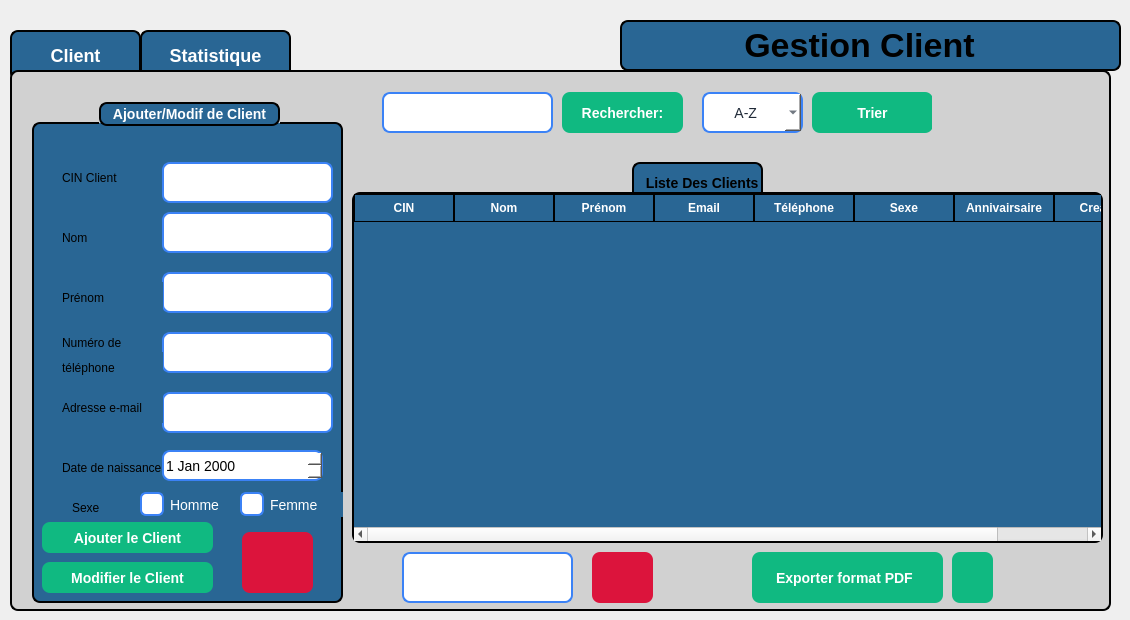
    <widget class="QWidget" name="client">
     <widget class="QLabel" name="label_18">
      <property name="geometry">
       <rect>
        <x>620</x>
        <y>20</y>
        <width>501</width>
        <height>51</height>
       </rect>
      </property>
      <property name="styleSheet">
       <string notr="true">QLabel{
 border: 2px solid black;   /* blue border */
    border-radius: 8px;
 font-weight: bold;
    font-size: 34px;
background-color: rgb(41, 102, 148);}</string>
      </property>
      <property name="text">
       <string>            Gestion Client</string>
      </property>
     </widget>
     <widget class="QPushButton" name="btnPage2client">
      <property name="geometry">
       <rect>
        <x>140</x>
        <y>30</y>
        <width>151</width>
        <height>51</height>
       </rect>
      </property>
      <property name="styleSheet">
       <string notr="true">QPushButton {
    border: 2px solid black;
    border-radius: 8px;
    font-weight: bold;
    font-size: 18px;              /* texte plus grand */
    background-color: rgb(41, 102, 148); /* bleu normal */
    color: white;
    padding: 8px 16px;
}

/* Quand la souris passe dessus */
QPushButton:hover {
    background-color: rgb(61, 122, 168); /* bleu plus clair */
}

/* Quand on clique dessus */
QPushButton:pressed {
    background-color: rgb(81, 142, 188); /* encore plus clair */
}

/* Bouton actif (par ex. quand on est sur la page 1) */
QPushButton[active=&quot;true&quot;] {
    background-color: #10b981;  /* vert quand actif */
    color: white;
}
</string>
      </property>
      <property name="text">
       <string>Statistique</string>
      </property>
     </widget>
     <widget class="QPushButton" name="btnPage1client">
      <property name="geometry">
       <rect>
        <x>10</x>
        <y>30</y>
        <width>131</width>
        <height>51</height>
       </rect>
      </property>
      <property name="styleSheet">
       <string notr="true">QPushButton {
    border: 2px solid black;
    border-radius: 8px;
    font-weight: bold;
    font-size: 18px;              /* texte plus grand */
    background-color: rgb(41, 102, 148); /* bleu normal */
    color: white;
    padding: 8px 16px;
}

/* Quand la souris passe dessus */
QPushButton:hover {
    background-color: rgb(61, 122, 168); /* bleu plus clair */
}

/* Quand on clique dessus */
QPushButton:pressed {
    background-color: rgb(81, 142, 188); /* encore plus clair */
}

/* Bouton actif (par ex. quand on est sur la page 1) */
QPushButton[active=&quot;true&quot;] {
    background-color: #10b981;  /* vert quand actif */
    color: white;
}
</string>
      </property>
      <property name="text">
       <string>Client</string>
      </property>
     </widget>
     <widget class="QStackedWidget" name="stackedWidgetclient">
      <property name="geometry">
       <rect>
        <x>10</x>
        <y>70</y>
        <width>1101</width>
        <height>541</height>
       </rect>
      </property>
      <property name="styleSheet">
       <string notr="true">/* ---- Style du QStackedWidget ---- */
QStackedWidget {
    background-color: rgb(209, 209, 209); /* couleur gris clair */
    border: 2px solid black;
    border-radius: 8px;
}

/* ---- Style des deux pages ---- */
QWidget#page_1 {
    background-color: rgb(209, 209, 209); /* même gris clair */
    color: black;
    font-size: 18px;
}

QWidget#page_2 {
    background-color: rgb(209, 209, 209); /* même gris clair */
    color: black;
    font-size: 18px;
}

/* ---- Style des boutons ---- */
QPushButton {
    border: 2px solid black;
    border-radius: 8px;
    font-weight: bold;
    font-size: 18px;
    background-color: rgb(41, 102, 148); /* bleu normal */
    color: white;
    padding: 8px 16px;
}

/* Quand la souris passe dessus */
QPushButton:hover {
    background-color: rgb(61, 122, 168); /* bleu plus clair */
}

/* Quand on clique dessus */
QPushButton:pressed {
    background-color: rgb(81, 142, 188); /* encore plus clair */
}

/* Bouton actif (ex. page 1 active) */
QPushButton[active=&quot;true&quot;] {
    background-color: #10b981; /* vert */
    color: white;
}
</string>
      </property>
      <property name="currentIndex">
       <number>0</number>
      </property>
      <widget class="QWidget" name="page_7">
       <widget class="QPushButton" name="pushButton_filtrer_3">
        <property name="geometry">
         <rect>
          <x>800</x>
          <y>20</y>
          <width>121</width>
          <height>41</height>
         </rect>
        </property>
        <property name="styleSheet">
         <string notr="true">QPushButton {
    background-color: #10b981;   /* normal state */
    color: white;
    border: none;
    border-radius: 8px;
    padding: 8px 20px;
    font-size: 14px;
    font-weight: bold;
}

QPushButton:hover {
    background-color: #059669;   /* darker on hover */
}
</string>
        </property>
        <property name="text">
         <string>Trier</string>
        </property>
       </widget>
       <widget class="QPushButton" name="pushButton_supprimer_client">
        <property name="geometry">
         <rect>
          <x>580</x>
          <y>480</y>
          <width>61</width>
          <height>51</height>
         </rect>
        </property>
        <property name="styleSheet">
         <string notr="true">QPushButton {

	background-color: rgb(220, 20, 60);
	
    color: white;
    border: none;
    border-radius: 8px;
    padding: 8px 20px;
    font-size: 14px;
    font-weight: bold;
}

QPushButton:hover {
      /* darker on hover */
	background-color: rgb(140, 0, 0);
}
</string>
        </property>
        <property name="text">
         <string/>
        </property>
        <property name="icon">
         <iconset theme="QIcon::ThemeIcon::EditDelete"/>
        </property>
       </widget>
       <widget class="QTableWidget" name="tableWidgetclient">
        <property name="geometry">
         <rect>
          <x>340</x>
          <y>120</y>
          <width>751</width>
          <height>351</height>
         </rect>
        </property>
        <property name="autoFillBackground">
         <bool>false</bool>
        </property>
        <property name="styleSheet">
         <string notr="true">QTableWidget {
    background-color: rgb(41, 102, 148);   /* blue background */
    border: 2px solid black;
    border-radius: 8px;
    font-weight: bold;
    font-size: 14px;
    gridline-color: black;                 /* cell grid lines */
    color: white;                          
    selection-background-color: #10b981;
    selection-color: white;
    outline: 0;
}

QTableWidget::item {
    border: 1px solid black;               /* give each cell a border */
    padding: 4px;
}

QHeaderView::section {
    background-color: rgb(41, 102, 148);
    color: white;
    border: 1px solid black;              /* column header border */
    padding: 4px;
    font-weight: bold;
}
</string>
        </property>
        <column>
         <property name="text">
          <string>CIN</string>
         </property>
        </column>
        <column>
         <property name="text">
          <string>Nom</string>
         </property>
        </column>
        <column>
         <property name="text">
          <string>Prénom</string>
         </property>
        </column>
        <column>
         <property name="text">
          <string>Email</string>
         </property>
        </column>
        <column>
         <property name="text">
          <string>Téléphone</string>
         </property>
        </column>
        <column>
         <property name="text">
          <string>Sexe</string>
         </property>
        </column>
        <column>
         <property name="text">
          <string>Annivairsaire</string>
         </property>
        </column>
        <column>
         <property name="text">
          <string>Creation</string>
         </property>
        </column>
       </widget>
       <widget class="QPushButton" name="pushButton_recherche_3">
        <property name="geometry">
         <rect>
          <x>550</x>
          <y>20</y>
          <width>121</width>
          <height>41</height>
         </rect>
        </property>
        <property name="styleSheet">
         <string notr="true">QPushButton {
    background-color: #10b981;   /* normal state */
    color: white;
    border: none;
    border-radius: 8px;
    padding: 8px 20px;
    font-size: 14px;
    font-weight: bold;
}

QPushButton:hover {
    background-color: #059669;   /* darker on hover */
}
</string>
        </property>
        <property name="text">
         <string>Rechercher:</string>
        </property>
        <property name="icon">
         <iconset theme="QIcon::ThemeIcon::EditFind"/>
        </property>
       </widget>
       <widget class="QComboBox" name="comboBox_3">
        <property name="geometry">
         <rect>
          <x>690</x>
          <y>20</y>
          <width>101</width>
          <height>41</height>
         </rect>
        </property>
        <property name="styleSheet">
         <string notr="true">QComboBox {
    background-color: rgb(255, 255, 255);   /* white background */
    color: #1f2937;                         /* selected text color */
    border: 2px solid #3b82f6;              /* blue border */
    border-radius: 8px;
    font-size: 14px;
    padding: 4px 8px;
}

/* Dropdown list styling */
QComboBox QAbstractItemView {
    background-color: rgb(255, 255, 255);
    color: #1f2937;
    selection-background-color: #3b82f6;
    selection-color: white;
}

/* Make the arrow black */
QComboBox::down-arrow {
    width: 12px;
    height: 12px;
    image: none; 
                      /* remove default image */
	background-color: rgb(0, 170, 255);
    border-left: 6px solid transparent;
    border-right: 6px solid transparent;
    border-top: 6px solid black;       /* black arrow */
}
</string>
        </property>
        <item>
         <property name="text">
          <string>      A-Z</string>
         </property>
        </item>
        <item>
         <property name="text">
          <string>      Age</string>
         </property>
        </item>
        <item>
         <property name="text">
          <string>      Sexe</string>
         </property>
        </item>
       </widget>
       <widget class="QLabel" name="label_31">
        <property name="geometry">
         <rect>
          <x>620</x>
          <y>90</y>
          <width>131</width>
          <height>41</height>
         </rect>
        </property>
        <property name="styleSheet">
         <string notr="true">QLabel{
 border: 2px solid black;   /* blue border */
    border-radius: 8px;
 font-weight: bold;
    font-size: 14px;
background-color: rgb(41, 102, 148);}</string>
        </property>
        <property name="text">
         <string>  Liste Des Clients</string>
        </property>
       </widget>
       <widget class="QLineEdit" name="lineEdit_Recherchecin_client">
        <property name="geometry">
         <rect>
          <x>370</x>
          <y>20</y>
          <width>171</width>
          <height>41</height>
         </rect>
        </property>
        <property name="styleSheet">
         <string notr="true">QLineEdit {
    /* dark background */
	background-color: rgb(255, 255, 255);
    color: #1f2937;              /* typed text color */
    border: 2px solid #3b82f6;   /* blue border */
    border-radius: 8px;
    
    font-size: 14px;
}

QLineEdit::placeholder {
    color: white;                /* placeholder text color */
}
</string>
        </property>
       </widget>
       <widget class="QGroupBox" name="groupBox_4">
        <property name="geometry">
         <rect>
          <x>20</x>
          <y>30</y>
          <width>311</width>
          <height>501</height>
         </rect>
        </property>
        <property name="styleSheet">
         <string notr="true">QGroupBox {
    background-color: rgb(41, 102, 148);   /* blue background */
    border: 2px solid black;               /* black border, 2px wide */
    border-radius: 8px;                    /* rounded corners */
    margin-top: 20px;                      /* space for the title */
    color: white;                          /* title text color */
    font-weight: bold;
    font-size: 14px;
}

QGroupBox::title {
 border: 2px solid black;               /* black border, 2px wide */
    border-radius: 8px;     
background-color: rgb(41, 102, 148);
    subcontrol-origin: margin;
    subcontrol-position: top center;       /* title centered */
    padding: 2px 10px;
}
</string>
        </property>
        <property name="title">
         <string>Ajouter/Modif de Client</string>
        </property>
        <widget class="QRadioButton" name="radioButton_Femme_4">
         <property name="geometry">
          <rect>
           <x>200</x>
           <y>390</y>
           <width>111</width>
           <height>25</height>
          </rect>
         </property>
         <property name="styleSheet">
          <string notr="true">QRadioButton {
    color: white;
    font-size: 14px;
    padding-left: 8px;
background-color: rgb(41, 102, 148);
}

QRadioButton::indicator {
    width: 20px;
    height: 20px;
    border: 2px solid #3b82f6;
    border-radius: 6px;      /* rounded corners */
    background-color: white;  /* unchecked background */
}

QRadioButton::indicator:checked {
	background-color: #FFD700;
   /* background-color: #3b82f6;   blue fill when checked */
}
</string>
         </property>
         <property name="text">
          <string>Femme</string>
         </property>
        </widget>
        <widget class="QLineEdit" name="lineEdit_Prenom_4">
         <property name="geometry">
          <rect>
           <x>130</x>
           <y>170</y>
           <width>171</width>
           <height>41</height>
          </rect>
         </property>
         <property name="styleSheet">
          <string notr="true">QLineEdit {
    /* dark background */
	background-color: rgb(255, 255, 255);
    color: #1f2937;              /* typed text color */
    border: 2px solid #3b82f6;   /* blue border */
    border-radius: 8px;

    font-size: 14px;
}

QLineEdit::placeholder {
    color: white;                /* placeholder text color */
}
</string>
         </property>
        </widget>
        <widget class="QLabel" name="label_32">
         <property name="geometry">
          <rect>
           <x>30</x>
           <y>180</y>
           <width>101</width>
           <height>31</height>
          </rect>
         </property>
         <property name="styleSheet">
          <string notr="true">background-color: rgb(41, 102, 148);</string>
         </property>
         <property name="text">
          <string>Prénom</string>
         </property>
        </widget>
        <widget class="QLineEdit" name="lineEdit_nom_4">
         <property name="geometry">
          <rect>
           <x>130</x>
           <y>110</y>
           <width>171</width>
           <height>41</height>
          </rect>
         </property>
         <property name="styleSheet">
          <string notr="true">QLineEdit {
    /* dark background */
	background-color: rgb(255, 255, 255);
    color: #1f2937;              /* typed text color */
    border: 2px solid #3b82f6;   /* blue border */
    border-radius: 8px;

    font-size: 14px;
}

QLineEdit::placeholder {
    color: white;                /* placeholder text color */
}
</string>
         </property>
        </widget>
        <widget class="QLineEdit" name="lineEdit_Adresse_4">
         <property name="geometry">
          <rect>
           <x>130</x>
           <y>290</y>
           <width>171</width>
           <height>41</height>
          </rect>
         </property>
         <property name="styleSheet">
          <string notr="true">QLineEdit {
    /* dark background */
	background-color: rgb(255, 255, 255);
    color: #1f2937;              /* typed text color */
    border: 2px solid #3b82f6;   /* blue border */
    border-radius: 8px;
   
    font-size: 14px;
}

QLineEdit::placeholder {
    color: white;                /* placeholder text color */
}
</string>
         </property>
        </widget>
        <widget class="QLabel" name="label_33">
         <property name="geometry">
          <rect>
           <x>30</x>
           <y>120</y>
           <width>41</width>
           <height>31</height>
          </rect>
         </property>
         <property name="styleSheet">
          <string notr="true">background-color: rgb(41, 102, 148);</string>
         </property>
         <property name="text">
          <string>Nom</string>
         </property>
        </widget>
        <widget class="QPushButton" name="pushButton_ValiderClient">
         <property name="geometry">
          <rect>
           <x>10</x>
           <y>420</y>
           <width>171</width>
           <height>31</height>
          </rect>
         </property>
         <property name="styleSheet">
          <string notr="true">QPushButton {
    background-color: #10b981;   /* normal state */
    color: white;
    border: none;
    border-radius: 8px;
    padding: 8px 20px;
    font-size: 14px;
    font-weight: bold;
}

QPushButton:hover {
    background-color: #059669;   /* darker on hover */
}
</string>
         </property>
         <property name="text">
          <string>Ajouter le Client</string>
         </property>
         <property name="icon">
          <iconset theme="QIcon::ThemeIcon::ContactNew"/>
         </property>
        </widget>
        <widget class="QLabel" name="label_34">
         <property name="geometry">
          <rect>
           <x>30</x>
           <y>290</y>
           <width>101</width>
           <height>31</height>
          </rect>
         </property>
         <property name="styleSheet">
          <string notr="true">background-color: rgb(41, 102, 148);</string>
         </property>
         <property name="text">
          <string>Adresse e-mail</string>
         </property>
        </widget>
        <widget class="QLineEdit" name="lineEdit_Nt_4">
         <property name="geometry">
          <rect>
           <x>130</x>
           <y>230</y>
           <width>171</width>
           <height>41</height>
          </rect>
         </property>
         <property name="styleSheet">
          <string notr="true">QLineEdit {
    /* dark background */
	background-color: rgb(255, 255, 255);
    color: #1f2937;              /* typed text color */
    border: 2px solid #3b82f6;   /* blue border */
    border-radius: 8px;
 
    font-size: 14px;
}

QLineEdit::placeholder {
    color: white;                /* placeholder text color */
}
</string>
         </property>
        </widget>
        <widget class="QRadioButton" name="radioButton_Homme_4">
         <property name="geometry">
          <rect>
           <x>100</x>
           <y>390</y>
           <width>111</width>
           <height>25</height>
          </rect>
         </property>
         <property name="styleSheet">
          <string notr="true">QRadioButton {
    color: white;
    font-size: 14px;
    padding-left: 8px;
background-color: rgb(41, 102, 148);
}

QRadioButton::indicator {
    width: 20px;
    height: 20px;
    border: 2px solid #3b82f6;
    border-radius: 6px;      /* rounded corners */
    background-color: white;  /* unchecked background */
}

QRadioButton::indicator:checked {
    background-color: #FFD700;  /* blue fill when checked */
}
</string>
         </property>
         <property name="text">
          <string>Homme</string>
         </property>
        </widget>
        <widget class="QLabel" name="label_35">
         <property name="geometry">
          <rect>
           <x>40</x>
           <y>390</y>
           <width>41</width>
           <height>31</height>
          </rect>
         </property>
         <property name="styleSheet">
          <string notr="true">background-color: rgb(41, 102, 148);</string>
         </property>
         <property name="text">
          <string>Sexe</string>
         </property>
        </widget>
        <widget class="QLabel" name="label_36">
         <property name="geometry">
          <rect>
           <x>30</x>
           <y>250</y>
           <width>101</width>
           <height>31</height>
          </rect>
         </property>
         <property name="styleSheet">
          <string notr="true">background-color: rgb(41, 102, 148);</string>
         </property>
         <property name="text">
          <string>téléphone</string>
         </property>
        </widget>
        <widget class="QLabel" name="label_37">
         <property name="geometry">
          <rect>
           <x>30</x>
           <y>230</y>
           <width>171</width>
           <height>21</height>
          </rect>
         </property>
         <property name="styleSheet">
          <string notr="true">background-color: rgb(41, 102, 148);</string>
         </property>
         <property name="text">
          <string>Numéro de </string>
         </property>
        </widget>
        <widget class="QLabel" name="label_39">
         <property name="geometry">
          <rect>
           <x>30</x>
           <y>350</y>
           <width>131</width>
           <height>31</height>
          </rect>
         </property>
         <property name="styleSheet">
          <string notr="true">background-color: rgb(41, 102, 148);</string>
         </property>
         <property name="text">
          <string>Date de naissance</string>
         </property>
        </widget>
        <widget class="QDateEdit" name="datedenaissance_3">
         <property name="geometry">
          <rect>
           <x>130</x>
           <y>348</y>
           <width>161</width>
           <height>31</height>
          </rect>
         </property>
         <property name="styleSheet">
          <string notr="true">QDateEdit {
    background-color: rgb(255, 255, 255);   /* white background */
    color: rgb(0, 0, 0);                   /* black text */
    border: 2px solid #3b82f6;             /* blue border */
    border-radius: 8px;
    font-size: 14px;
}

/* Calendar popup text color */
QDateEdit QAbstractItemView {
    color: black; 
    background-color: white;
}
</string>
         </property>
        </widget>
        <widget class="QPushButton" name="annulerajout_client">
         <property name="geometry">
          <rect>
           <x>210</x>
           <y>430</y>
           <width>71</width>
           <height>61</height>
          </rect>
         </property>
         <property name="styleSheet">
          <string notr="true">QPushButton {

	background-color: rgb(220, 20, 60);
	
    color: white;
    border: none;
    border-radius: 8px;
    padding: 8px 20px;
    font-size: 14px;
    font-weight: bold;
}

QPushButton:hover {
      /* darker on hover */
	background-color: rgb(140, 0, 0);
}
</string>
         </property>
         <property name="text">
          <string/>
         </property>
         <property name="icon">
          <iconset theme="QIcon::ThemeIcon::EditClear"/>
         </property>
        </widget>
        <widget class="QPushButton" name="pushButton_modifierClient">
         <property name="geometry">
          <rect>
           <x>10</x>
           <y>460</y>
           <width>171</width>
           <height>31</height>
          </rect>
         </property>
         <property name="styleSheet">
          <string notr="true">QPushButton {
    background-color: #10b981;   /* normal state */
    color: white;
    border: none;
    border-radius: 8px;
    padding: 8px 20px;
    font-size: 14px;
    font-weight: bold;
}

QPushButton:hover {
    background-color: #059669;   /* darker on hover */
}
</string>
         </property>
         <property name="text">
          <string>Modifier le Client</string>
         </property>
         <property name="icon">
          <iconset theme="QIcon::ThemeIcon::SystemReboot"/>
         </property>
        </widget>
        <widget class="QLabel" name="label_38">
         <property name="geometry">
          <rect>
           <x>30</x>
           <y>60</y>
           <width>101</width>
           <height>31</height>
          </rect>
         </property>
         <property name="styleSheet">
          <string notr="true">background-color: rgb(41, 102, 148);</string>
         </property>
         <property name="text">
          <string>CIN Client</string>
         </property>
        </widget>
        <widget class="QLineEdit" name="lineEdit_IDClient_4">
         <property name="geometry">
          <rect>
           <x>130</x>
           <y>60</y>
           <width>171</width>
           <height>41</height>
          </rect>
         </property>
         <property name="styleSheet">
          <string notr="true">QLineEdit {
    /* dark background */
	background-color: rgb(255, 255, 255);
    color: #1f2937;              /* typed text color */
    border: 2px solid #3b82f6;   /* blue border */
    border-radius: 8px;
    
    font-size: 14px;
}

QLineEdit::placeholder {
    color: white;                /* placeholder text color */
}
</string>
         </property>
        </widget>
        <zorder>label_35</zorder>
        <zorder>radioButton_Homme_4</zorder>
        <zorder>label_37</zorder>
        <zorder>radioButton_Femme_4</zorder>
        <zorder>lineEdit_Prenom_4</zorder>
        <zorder>label_32</zorder>
        <zorder>lineEdit_nom_4</zorder>
        <zorder>lineEdit_Adresse_4</zorder>
        <zorder>label_33</zorder>
        <zorder>pushButton_ValiderClient</zorder>
        <zorder>label_34</zorder>
        <zorder>lineEdit_Nt_4</zorder>
        <zorder>label_36</zorder>
        <zorder>label_39</zorder>
        <zorder>datedenaissance_3</zorder>
        <zorder>annulerajout_client</zorder>
        <zorder>pushButton_modifierClient</zorder>
        <zorder>label_38</zorder>
        <zorder>lineEdit_IDClient_4</zorder>
       </widget>
       <widget class="QLineEdit" name="lineEdit_supprimer_client">
        <property name="geometry">
         <rect>
          <x>390</x>
          <y>480</y>
          <width>171</width>
          <height>51</height>
         </rect>
        </property>
        <property name="styleSheet">
         <string notr="true">QLineEdit {
    /* dark background */
	background-color: rgb(255, 255, 255);
    color: #1f2937;              /* typed text color */
    border: 2px solid #3b82f6;   /* blue border */
    border-radius: 8px;
    padding: 8px 12px;
    font-size: 14px;
}

QLineEdit::placeholder {
    color: white;                /* placeholder text color */
}
</string>
        </property>
       </widget>
       <widget class="QPushButton" name="pushButton_pdfclient">
        <property name="geometry">
         <rect>
          <x>940</x>
          <y>480</y>
          <width>41</width>
          <height>51</height>
         </rect>
        </property>
        <property name="styleSheet">
         <string notr="true">QPushButton {
    background-color: #10b981;   /* normal state */
    color: white;
    border: none;
    border-radius: 8px;
    padding: 8px 20px;
    font-size: 14px;
    font-weight: bold;
}

QPushButton:hover {
    background-color: #059669;   /* darker on hover */
}
</string>
        </property>
        <property name="text">
         <string/>
        </property>
        <property name="icon">
         <iconset theme="QIcon::ThemeIcon::GoDown"/>
        </property>
       </widget>
       <widget class="QLabel" name="image_3">
        <property name="geometry">
         <rect>
          <x>920</x>
          <y>20</y>
          <width>101</width>
          <height>91</height>
         </rect>
        </property>
        <property name="styleSheet">
         <string notr="true">background-color: rgb(209, 209, 209);
   </string>
        </property>
        <property name="text">
         <string/>
        </property>
        <property name="pixmap">
         <pixmap>../Projet/images/photo.png</pixmap>
        </property>
       </widget>
       <widget class="QLabel" name="label_3">
        <property name="geometry">
         <rect>
          <x>740</x>
          <y>480</y>
          <width>191</width>
          <height>51</height>
         </rect>
        </property>
        <property name="styleSheet">
         <string notr="true">QLabel {
    background-color: #10b981;   /* normal state */
    color: white;
    border: none;
    border-radius: 8px;
    padding: 8px 20px;
    font-size: 14px;
    font-weight: bold;
}


</string>
        </property>
        <property name="text">
         <string>Exporter format PDF</string>
        </property>
       </widget>
       <zorder>label_31</zorder>
       <zorder>pushButton_filtrer_3</zorder>
       <zorder>pushButton_supprimer_client</zorder>
       <zorder>tableWidgetclient</zorder>
       <zorder>pushButton_recherche_3</zorder>
       <zorder>comboBox_3</zorder>
       <zorder>lineEdit_Recherchecin_client</zorder>
       <zorder>groupBox_4</zorder>
       <zorder>lineEdit_supprimer_client</zorder>
       <zorder>pushButton_pdfclient</zorder>
       <zorder>image_3</zorder>
       <zorder>label_3</zorder>
      </widget>
      <widget class="QWidget" name="page_8">
       <widget class="QLabel" name="labelclientsexe">
        <property name="geometry">
         <rect>
          <x>340</x>
          <y>90</y>
          <width>491</width>
          <height>411</height>
         </rect>
        </property>
        <property name="text">
         <string/>
        </property>
       </widget>
       <widget class="QLabel" name="label_40">
        <property name="geometry">
         <rect>
          <x>440</x>
          <y>450</y>
          <width>131</width>
          <height>41</height>
         </rect>
        </property>
        <property name="styleSheet">
         <string notr="true">QLabel{
 border: 2px solid black;   /* blue border */
    border-radius: 8px;
 font-weight: bold;
    font-size: 14px;
background-color: rgb(41, 102, 148);}</string>
        </property>
        <property name="text">
         <string>           Sexe</string>
        </property>
       </widget>
      </widget>
     </widget>
    </widget>
